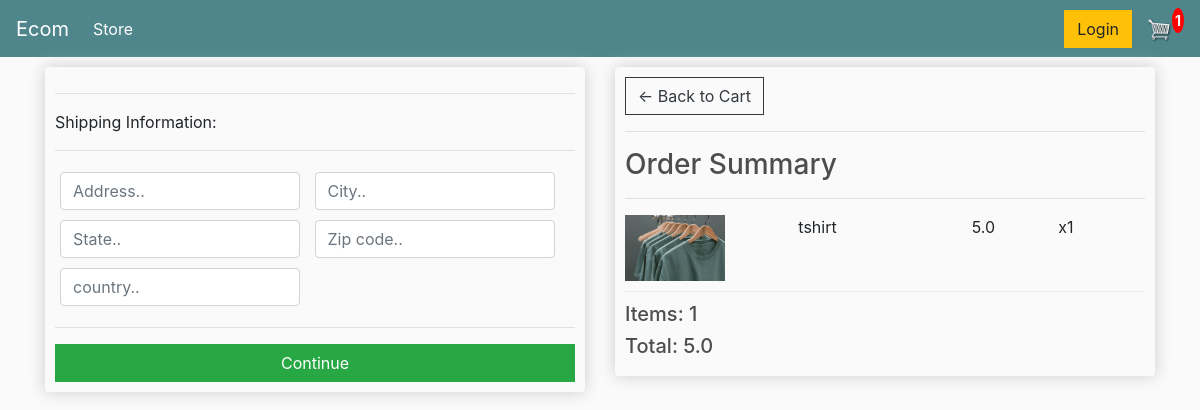
Screenshot of /checkout/ (signed in) with the database file from the repository.
### store/models.py (models this page shows, shortened)
class Order(models.Model):
    customer = models.ForeignKey(
        Customer, on_delete=models.SET_NULL, blank=True, null=True)
    date_ordered = models.DateTimeField(auto_now_add=True)
    complete = models.BooleanField(default=False, null=False, blank=False)
    transaction_id = models.CharField(max_length=200, null=True)
    @property
    def total_order_price(self):
        items = self.get_all_order_items
        total_order_price = 0
        for item in items:
            total_order_price = total_order_price+item.calculate_total
        return total_order_price
    @property
    def total_quantity(self):
        items = self.get_all_order_items
        print(items)
        total_items = 0
        if len(items) > 0:
            for item in items:
                total_items = total_items+item.quantity
        return total_items
    @property
    def get_all_order_items(self):
        return self.orderitem_set.all()

class OrderItem(models.Model):
    product = models.ForeignKey(
        Product, null=True, blank=True, on_delete=models.SET_NULL)
    order = models.ForeignKey(
        Order, null=True, blank=True, on_delete=models.SET_NULL)
    quantity = models.PositiveIntegerField(default=0, null=True, blank=True)
    date_added = models.DateTimeField(auto_now_add=True)
    @property
    def calculate_total(self):
        total = self.product.Price*self.quantity
        return total
    def __str__(self):
        return str(self.id)

class Product(models.Model):
    name = models.CharField(max_length=200, null=True)
    Price = models.FloatField()
    digital = models.BooleanField(default=False, null=True, blank=False)
    image = models.ImageField(null=True, blank=True)
    @property
    def image_URL(self):
        try:
            url = self.image.url
        except:
            url = "{% static 'images/placeholder.png' %}"
        return url

### store/views.py (the view)
# urls.py: path('checkout/', views.checkout, name="checkout"),
def checkout(request):
    contextInfo = contextData(request)
    order = contextInfo["order"]
    items = contextInfo["items"]
    shipping = contextInfo["shipping"]
    context = {"items": items, "order": order, "shipping": shipping}
    return render(request, "store/checkout.html", context)

### store/utils.py (called while the page is built)
def authenticatedData(request):
    shipping = False
    order, created = Order.objects.get_or_create(
        customer=request.user.customer, complete=False)
    items = order.get_all_order_items
    for item in items:
        if item.product.digital == False:
            shipping = True
    return {"order": order, "items": items, "shipping": shipping}

def contextData(request):
    if request.user.is_authenticated:
        return authenticatedData(request)
    else:
        return cookiesCart(request)

### store/templates/store/checkout.html (shortened to what this page needs)
{% extends 'store/main.html' %}
{% load static %}
{% block content %}
     <div class="row">
		<div class="col-lg-6">
			<div class="box-element" id="form-wrapper">
                <form id="form">
					<div id="shipping-info">
						<hr>
						<p>Shipping Information:</p>
						<hr>
						<div class="form-field">
							<input class="form-control" id="address" type="text" name="address" placeholder="Address.." required>
						</div>
						<div class="form-field">
							<input class="form-control" id="city" type="text" name="city" placeholder="City.."required>
						</div>
						<div class="form-field">
							<input class="form-control" id="state" type="text" name="state" placeholder="State.."required>
						</div>
						<div class="form-field">
							<input class="form-control" id="zipcode" type="text" name="zipcode" placeholder="Zip code.."required>
						</div>
						<div class="form-field">
							<input class="form-control" id="country" type="text" name="country" placeholder="country.."required>
						</div>
					</div>
					<hr>
					<input id="form-button" class="btn btn-success btn-block" type="submit" value="Continue">
				</form>
            </div>
            <br>
		</div>
		<div class="col-lg-6">
			<div class="box-element">
                <a  class="btn btn-outline-dark" href="{% url 'cart' %}">&#x2190; Back to Cart</a>
				<hr>
				<h3>Order Summary</h3>
				<hr>
				{% for item in items %}
				<div class="cart-row">
					<div style="flex:2"><img class="row-image" src="{{item.product.image_URL}}"></div>
					<div style="flex:2"><p>{{item.product.name}}</p></div>
					<div style="flex:1"><p>{{item.calculate_total}}</p></div>
					<div style="flex:1"><p>x{{item.quantity}}</p></div>
				</div>
				{% endfor %}
				<h5>Items:  {{order.total_quantity}}</h5>
				<h5>Total:  {{order.total_order_price}}</h5>
			</div>
		</div>
	</div>
{% endblock content %}

### store/templates/store/main.html (shortened to what this page needs)
<!DOCTYPE html>
{% load static %}
<html lang="en">
<head>
    <link rel="stylesheet" href="https://stackpath.bootstrapcdn.com/bootstrap/4.4.1/css/bootstrap.min.css">
    <link rel="stylesheet" type="text/css" href="{% static 'css/main.css' %}">
</head>
<body>
    <nav class="navbar navbar-expand-lg navbar-dark bg-dark ">
        <a class="navbar-brand" href="{% url 'store'%}">Ecom</a>
        <div class="collapse navbar-collapse" id="navbarSupportedContent">
          <ul class="navbar-nav mr-auto">
            <li class="nav-item active">
              <a class="nav-link" href="{% url 'store'%}">Store <span class="sr-only">(current)</span></a>
            </li>
          </ul>
          <div class="form-inline my-2 my-lg-0">
               <a href="#"class="btn btn-warning">Login</a>
                  <a href="{% url 'cart' %}">
                     <img  id="cart-icon" src="{% static 'images/cart.png' %}">
                   </a>
                  <p id="cart-total">{{order.total_quantity}}</p>
               </div>
        </div>
      </nav>
    <div class="container">
        {% block content %}
        {% endblock content %}
    </div>
</body>
</html>

### static/css/main.css (style rules this page uses)
body { background-color: hsl(0, 0%, 98%); }
h1, h2, h3, h4, h5, h6 { color: hsl(0, 0%, 30%); }
.box-element { box-shadow: hsl(0, 0%, 80%) 0 0 16px; border-radius: 4px; padding: 10px; }
.bg-dark { background-color: #4f868c !important; }
#cart-icon { width: 25px; display: inline-block; margin-left: 15px; }
#cart-total { display: block; text-align: center; color: #fff; padding: 2px; padding-left: 3px; font-weight: 700; padding-right: 3px; background-color: red; border-radius: 50%; font-size: 14px; }
.col-lg-4, .col-lg-6, .col-lg-8, .col-lg-12 { margin-top: 10px; }
.btn { border-radius: 0; }
.row-image { width: 100px; }
.form-field { width: 250px; display: inline-block; padding: 5px; }
.cart-row { display: flex; align-items: flex-stretch; padding-bottom: 10px; margin-bottom: 10px; border-bottom: 1px solid #ececec; }

### rows the page displays
Order: total_quantity "1", total_order_price "5.0"
OrderItem: product.image_URL (picture), product.name "tshirt", calculate_total "5.0", quantity "1"
